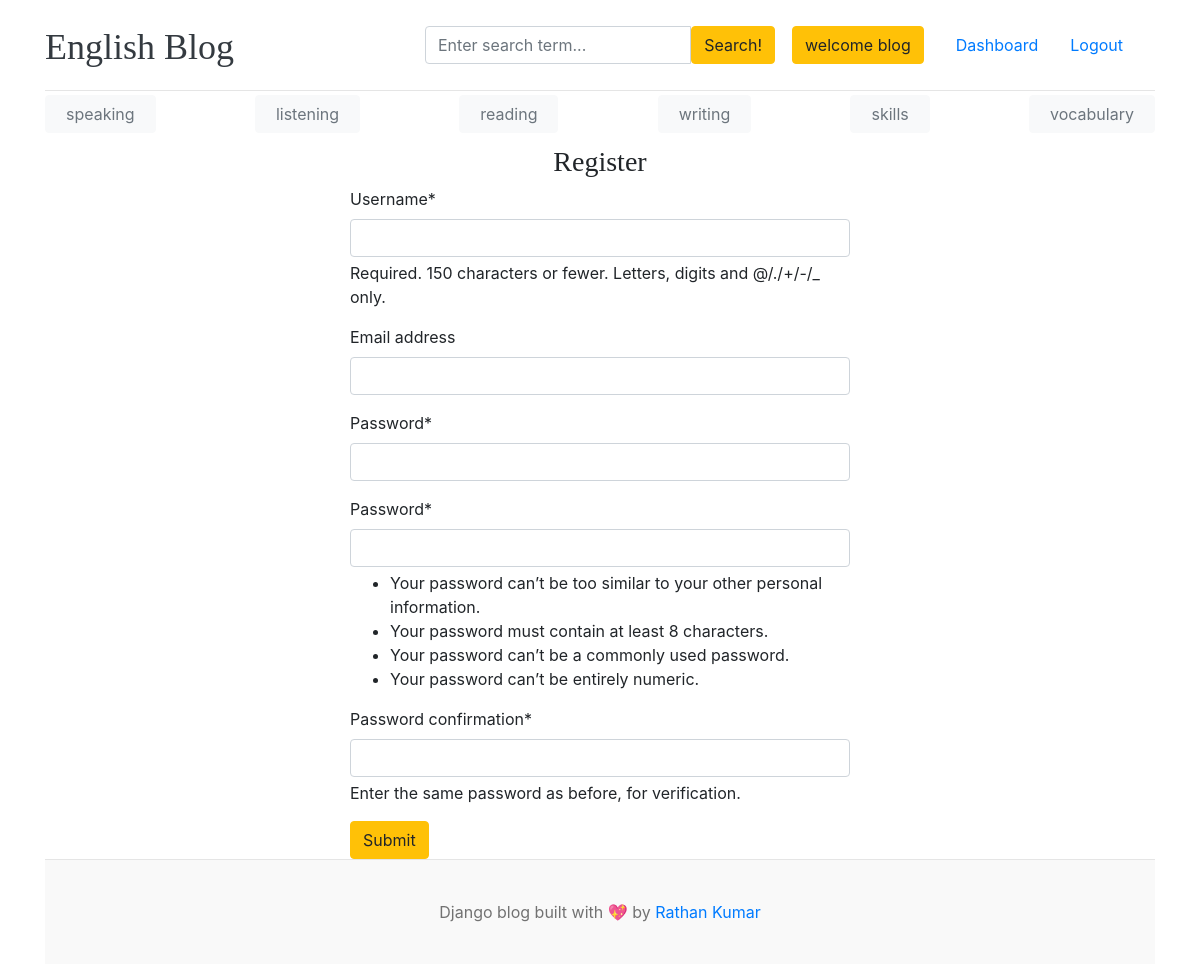
The page /register/ (signed in) on the database its author committed.
### blogs/models.py (models this page shows, shortened)
class Category(models.Model):
    category_name = models.CharField(max_length=50, unique=True)
    created_at = models.DateTimeField(auto_now_add=True)
    updated_at = models.DateTimeField(auto_now=True)
    class Meta:
        verbose_name_plural = 'categories'

### config/views.py (the view)
# urls.py: path('register/', views.register, name='register'),
def register(request):
    if request.method == 'POST':
        form = RegistrationForm(request.POST)
        if form.is_valid():
            form.save()
            return redirect('home')
        else:
            print(form.errors)
    else:
        form = RegistrationForm()
    context = {
        'form': form,
    }
    return render(request, 'register.html', context)

### config/forms.py
class RegistrationForm(UserCreationForm):
    class Meta:
        model = User
        fields = ('username', 'email', 'password')

### blogs/context_processors.py (called while the page is built)
def get_categories(request):
    categories = Category.objects.all()
    return dict(categories=categories)

def get_social_links(request):
    social_links = SocialLink.objects.all()
    return dict(social_links=social_links)

### templates/register.html (shortened to what this page needs)
{% extends 'base.html' %}
{% block content %}
{% load crispy_forms_tags %}
<h3 class="text-center">Register</h3>
<form action="{% url 'register' %}" method="POST" style="width:500px; margin:auto;">
    {{ form | crispy }}
    <button type="submit" class="btn btn-warning">Submit</button>
</form>
{% endblock %}

### templates/base.html (shortened to what this page needs)
{% load static %}
<!DOCTYPE html>
<html lang="en">
<head>
    <link href="https://getbootstrap.com/docs/4.0/dist/css/bootstrap.min.css" rel="stylesheet">
    <link href="{% static 'css/blog.css' %}" rel="stylesheet">
    <link rel="stylesheet" href="https://cdnjs.cloudflare.com/ajax/libs/font-awesome/4.7.0/css/font-awesome.min.css">
  </head>
<body>
    <div class="container">
      <header class="blog-header py-3">
        <div class="row flex-nowrap justify-content-between align-items-center">
          <div class="col-4 pt-1">
            <a class="blog-header-logo text-dark" href="/">English Blog</a>
          </div>
          <div class="col-4">
            <form action="{% url 'search' %}" method="GET">
              <div class="input-group">
                <input class="form-control" type="text" name="keyword" value="{{ keyword }}" placeholder="Enter search term..." aria-label="Enter search term..." aria-describedby="button-search" />
                <button type="submit" class="btn btn-warning" id="button-search" type="button">Search!</button>
            </div>
            </form>
          </div>
          <div class="col-4 d-flex justify-content-end align-items-center">
            {% if not user.is_authenticated %}
            <a class="btn btn-sm btn-warning" href="{% url 'login' %}">Login</a> &nbsp;
            <a class="btn btn-sm btn-outline-secondary" href="{% url 'register' %}">Register</a>
            {% else %}
                <botton class="btn btn-warning"><span>welcome {{ user.username }}</span></botton>
            <span><a href="">Dashboard</a></span>
            <span><a href="{% url 'logout' %}">Logout</a></span>
            {% endif %}
          </div>
        </div>
      </header>
      <div class="nav-scroller py-1 mb-2">
        <nav class="nav d-flex justify-content-between">
          {% for cat in categories %}
              <button type="button" class="btn btn-light"><a class="p-2 text-muted" href="{% url 'posts_by_category' cat.id %}">{{ cat.category_name }}</a></button>
          {% endfor %}
        </nav>
      </div>
{% block content %}
{% endblock %}
<footer class="blog-footer">
    <p>Django blog built with 💖 by <a href="#">Rathan Kumar</a></p>
  </footer>
</body>
</html>

### config/static/css/blog.css (style rules this page uses)
.blog-header { border-bottom: 1px solid #e5e5e5; }
.blog-header-logo { font-family: "Playfair Display", Georgia, "Times New Roman", serif; font-size: 2.25rem; }
h1, h2, h3, h4, h5, h6 { font-family: "Playfair Display", Georgia, "Times New Roman", serif; }
.blog-footer { padding: 2.5rem 0; color: #727272; text-align: center; background-color: #f9f9f9; border-top: .05rem solid #e5e5e5; }
.blog-footer p:last-child { margin-bottom: 0; }

### rows shown on the page
Category: category_name "speaking"
Category: category_name "listening"
Category: category_name "reading"
Category: category_name "writing"
Category: category_name "skills"
Category: category_name "vocabulary"

### other values the page prints
{{ user.username }} "blog"
